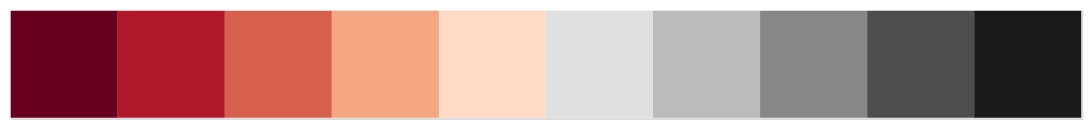

Source (notebook cell):
### Code cell
# Import palette
from yerkes import NewPalette

# Import a palette from palettable.
from palettable.colorbrewer.diverging import RdGy_10 as palette

# Show interactive palette
NewPalette(palette.hex_colors)

### Figure 1 — Vega-Lite specification as saved in the notebook (floating-point values rounded to 4 significant figures)
{"$schema": "https://vega.github.io/schema/vega-lite/v2.4.3.json", "config": {"view": {"height": 300, "width": 400}}, "data": {"values": [{"hex": "#67001F"}, {"hex": "#B2182B"}, {"hex": "#D6604D"}, {"hex": "#F4A582"}, {"hex": "#FDDBC7"}, {"hex": "#E0E0E0"}, {"hex": "#BABABA"}, {"hex": "#878787"}, {"hex": "#4D4D4D"}, {"hex": "#1A1A1A"}]}, "encoding": {"color": {"field": "hex", "legend": null, "scale": {"range": ["#67001F", "#B2182B", "#D6604D", "#F4A582", "#FDDBC7", "#E0E0E0", "#BABABA", "#878787", "#4D4D4D", "#1A1A1A"]}, "type": "nominal"}, "tooltip": [{"field": "hex", "type": "nominal"}], "x": {"axis": null, "field": "hex", "scale": {"padding": 0, "zero": false}, "type": "nominal"}}, "height": 50, "mark": "rect", "width": 500}
